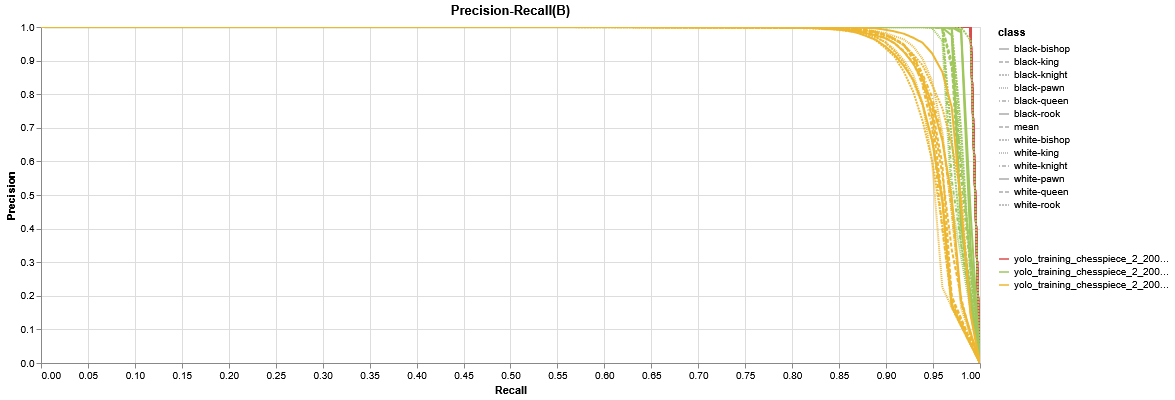
#> input picture LaTex/images/PR-runs-obj.png, 1175 x 400 px; its folder holds only this picture in this run
$ python main.py
#> lines starting #> are read from the running program, lines starting #| are printed output that depends on the picture; after the words box and inside, x2 and y2 are one past the last pixel; in counts of white or black regions, pixels touching at a corner belong together
### src/chessboard_localization/new_approach/lines.py
import cv2
from pathlib import Path
import numpy as np
from sklearn.cluster import KMeans, DBSCAN

import drawing as dw
import line_math as lm
from line_segment_linking import link_and_merge_segments_array
import quad_finder as qf


def get_lines(original_image, file_name):

    # dw.display_image_cv2(original_image, window_name=f"{file_name} -> original")

    grayscale_image = cv2.cvtColor(original_image, cv2.COLOR_BGR2GRAY)

    # dw.display_image_cv2(grayscale_image, window_name=f"{file_name} -> grayscale")

    blurred_bilateral_grayscale_image = cv2.bilateralFilter(
        grayscale_image, d=3, sigmaColor=75, sigmaSpace=75
    )

    # dw.display_image_cv2(blurred_bilateral_grayscale_image, window_name=f"{file_name} -> bilateral")

    threshold_value, thresholded_bilateral_image = cv2.threshold(
        blurred_bilateral_grayscale_image,
        thresh=0,
        maxval=255,
        type=cv2.THRESH_BINARY + cv2.THRESH_OTSU,
    )

    # dw.display_image_cv2(thresholded_bilateral_image, window_name=f"{file_name} -> otsu")

    canny_image = cv2.Canny(
        blurred_bilateral_grayscale_image,
        threshold1=300,  # lower hysteresis threshold
        threshold2=600,  # upper hysteresis threshold,
        apertureSize=3,  # sobel kernel size
        L2gradient=True,  # false = l1 norm (faster), true = l2 norm (more accurate)
    )

    # dw.display_image_cv2(canny_image, window_name="canny")

    dilated_image = cv2.dilate(canny_image, np.ones((7, 7), np.uint8), iterations=1)

    # dw.display_image_cv2(dilated_image, window_name=f"{file_name} -> dilation")

    hough_lines = cv2.HoughLinesP(
        dilated_image,
        rho=1,
        theta=np.pi / 180,
        threshold=500,
        minLineLength=100,
        maxLineGap=150,
    )

    hough_lines = np.array(hough_lines).squeeze()

    lines_image = np.zeros(grayscale_image.shape, np.uint8)

    for line in hough_lines:
        x1, y1, x2, y2 = line
        cv2.line(
            lines_image, pt1=(x1, y1), pt2=(x2, y2), color=(255, 255, 255), thickness=4
        )

    # dw.display_image_cv2(lines_image, window_name=f"{file_name} -> lines")

    return hough_lines, lines_image


# [136 lines left out: functions cluster_lines, filter_lines_duplicates, merge_close_segments, find_segment_intersections, get_squares, not called in this run]

### src/chessboard_localization/new_approach/drawing.py
import cv2
import pyautogui

COLOR_PALETTE = [
    (255, 0, 0),  # Blue
    (0, 0, 255),  # Red
    (0, 255, 0),  # Green
    (255, 255, 0),  # Cyan
    (255, 0, 255),  # Magenta
    (0, 255, 255),  # Yellow
    (128, 0, 255),  # Purple
    (0, 128, 255),  # Orange-ish
    (255, 128, 0),  # Light Orange
    (0, 255, 128),  # Mint
]

def display_image_cv2(image: cv2.typing.MatLike, window_name, max_height=1024, max_width=1024):
    img_height, img_width = image.shape[:2]

    scale_width = max_width / img_width
    scale_height = max_height / img_height

    scale_factor = min(scale_width, scale_height)

    new_width = int(img_width * scale_factor)
    new_height = int(img_height * scale_factor)

    cv2.namedWindow(window_name, cv2.WINDOW_NORMAL)
    cv2.resizeWindow(window_name, new_width, new_height)
    cv2.imshow(window_name, image)

    screen_width, screen_height = pyautogui.size()

    pos_x = (screen_width - new_width) // 2
    pos_y = (screen_height - new_height) // 2

    cv2.moveWindow(window_name, pos_x, pos_y)

    cv2.waitKey(0)
    cv2.destroyWindow(window_name)

# [54 lines left out: functions create_image_with_points, create_image_with_segments, create_image_with_quads, not called in this run]

### src/chessboard_localization/new_approach/main.py
from pathlib import Path
import lines
import cv2
import drawing as dw
import line_math as lm
import numpy as np

# [42 lines left out: function process_lines, not called in this run]

def process_contours(file_path):
    original_image = cv2.imread(file_path)
    img_height, img_width = original_image.shape[:2]
    black_image = np.zeros(original_image.shape, np.uint8)

    file_name = Path(file_path).name
    #dw.display_image_cv2(original_image, window_name=f"{file_name} -> original")

    segments, lines_image = lines.get_lines(original_image, file_name)
    #dw.display_image_cv2(lines_image, window_name=f"{file_name} -> segments")

    board_contours, hierarchy = cv2.findContours(
        lines_image, cv2.RETR_TREE, cv2.CHAIN_APPROX_SIMPLE
    )

    contours_image = np.zeros(lines_image.shape, np.uint8)
    cv2.drawContours(contours_image, board_contours, -1, (255, 255, 255), 3)
    dw.display_image_cv2(contours_image, window_name=f"{file_name} -> contours")


def process_all_images():
    rootdir = Path("data/chessred2k/images")
    file_list = [f for f in rootdir.glob("**/*") if f.is_file()]

    for file_path in file_list:
       process_contours(file_path)
#> in process_contours, original_image is the input picture: shape (400, 1175, 3); mean B, G, R 247, 249.4, 249.9
#> in get_lines, `grayscale_image = cv2.cvtColor(original_image, cv2.COLOR_BGR2GRAY)`:
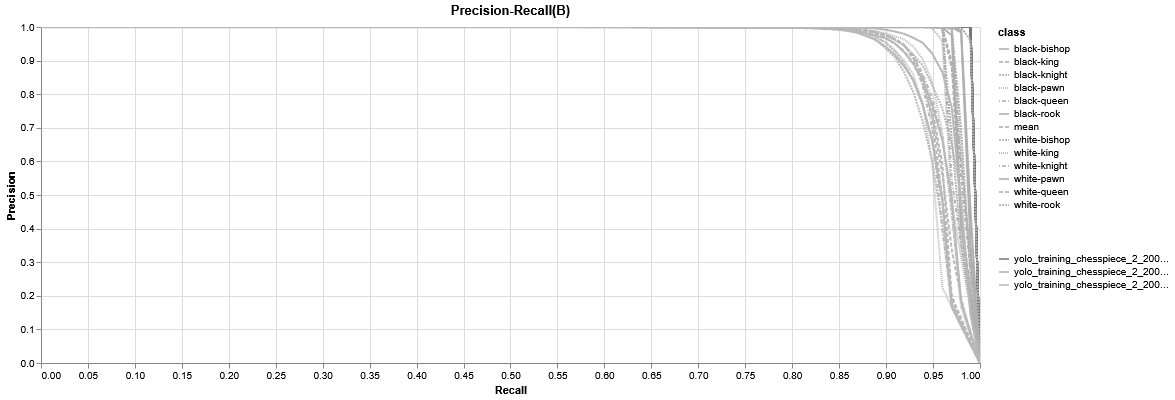
#> grayscale_image: shape (400, 1175); min 0, max 255, mean 249.3
#> in get_lines, `threshold_value, thresholded_bilateral_image = cv2.threshold( blurred_..`:
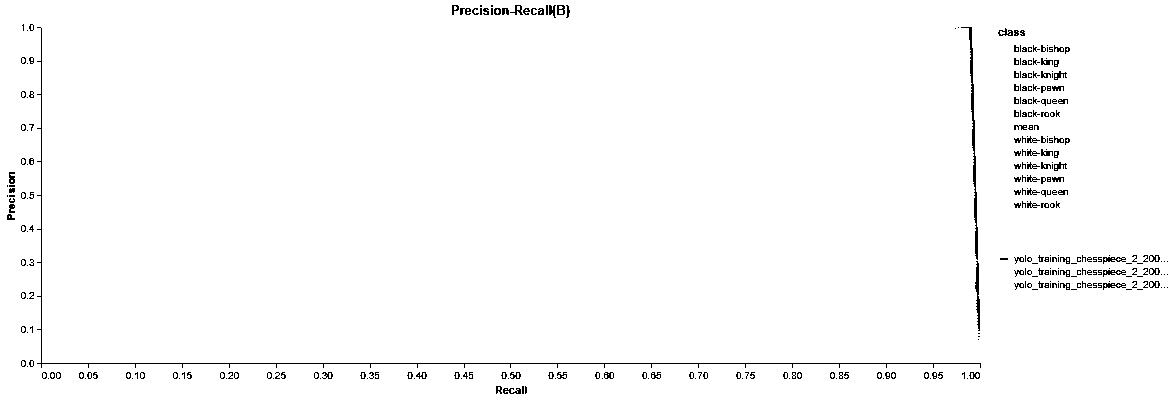
#> thresholded_bilateral_image: shape (400, 1175); 98.3% white; black in thin lines or dots
#> in get_lines, `threshold_value, thresholded_bilateral_image = cv2.threshold( blurred_..`: threshold_value = 170
#> in get_lines, `canny_image = cv2.Canny( blurred_bilateral_grayscale_image, threshold1..`:
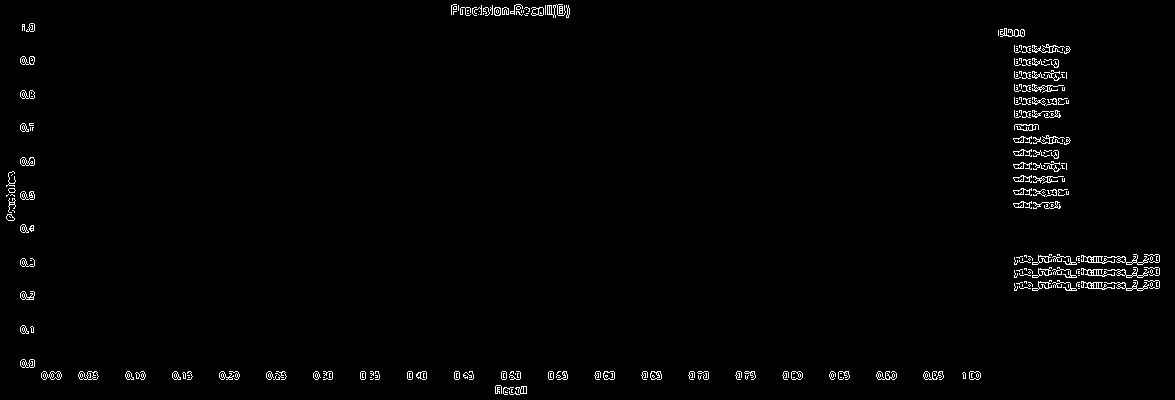
#> canny_image: shape (400, 1175); 1.4% white in thin lines or dots
#> in get_lines, `dilated_image = cv2.dilate(canny_image, np.ones((7, 7), np.uint8), ite..`:
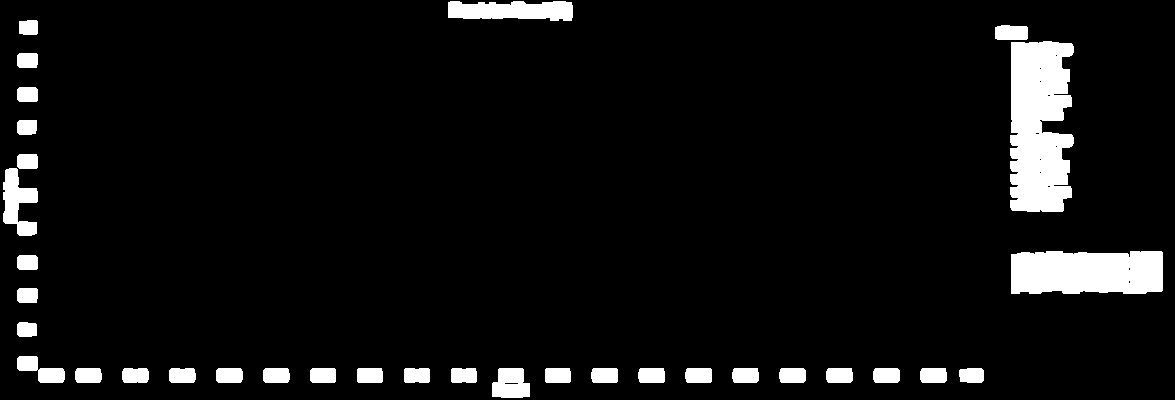
#> dilated_image: shape (400, 1175); 6.5% white; 34 white regions, largest, box (x1, y1, x2, y2) and area: (1010, 41, 1074, 212) 9298, (1011, 251, 1163, 294) 6157, (448, 1, 573, 21) 2050
#> in get_lines, `hough_lines = cv2.HoughLinesP( dilated_image, rho=1, theta=np.pi / 180..`: hough_lines = 13 rows, first 6: [38, 373, 983, 373], [38, 375, 983, 375], [38, 377, 983, 377], [19, 370, 983, 370], [38, 374, 983, 374], [38, 376, 983, 376]
#> the loop in get_lines, `for line in hough_lines:` made 13 passes
#> (x1, y1, x2, y2) on passes 1 to 12: (38, 373, 983, 373), (38, 375, 983, 375), (38, 377, 983, 377), (19, 370, 983, 370), (38, 374, 983, 374), (38, 376, 983, 376), (18, 369, 982, 369), (38, 371, 983, 371), (38, 372, 983, 372), (38, 379, 983, 379), (38, 378, 983, 378), (38, 380, 983, 380)
#> after the loop in get_lines, `for line in hough_lines:`:
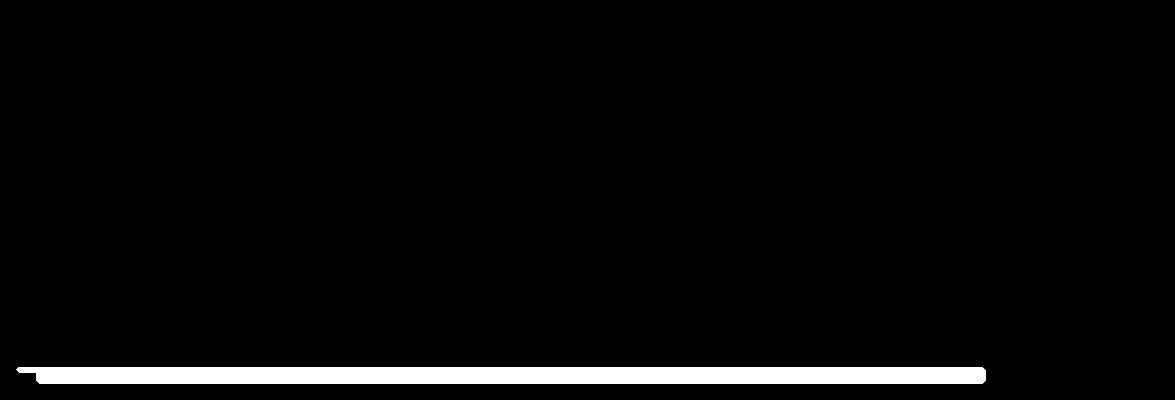
#> lines_image: shape (400, 1175); 3.5% white; 1 white region
#> in process_contours, `segments, lines_image = lines.get_lines(original_image, file_name)`: segments has the same summary as hough_lines in get_lines
#> in process_contours, `board_contours, hierarchy = cv2.findContours( lines_image, cv2.RETR_TR..`: board_contours = 1 contour; box (x1, y1, x2, y2) and area: (16, 367, 986, 384) 15264
#> in process_contours, `cv2.drawContours(contours_image, board_contours, -1, (255, 255, 255), 3)`:
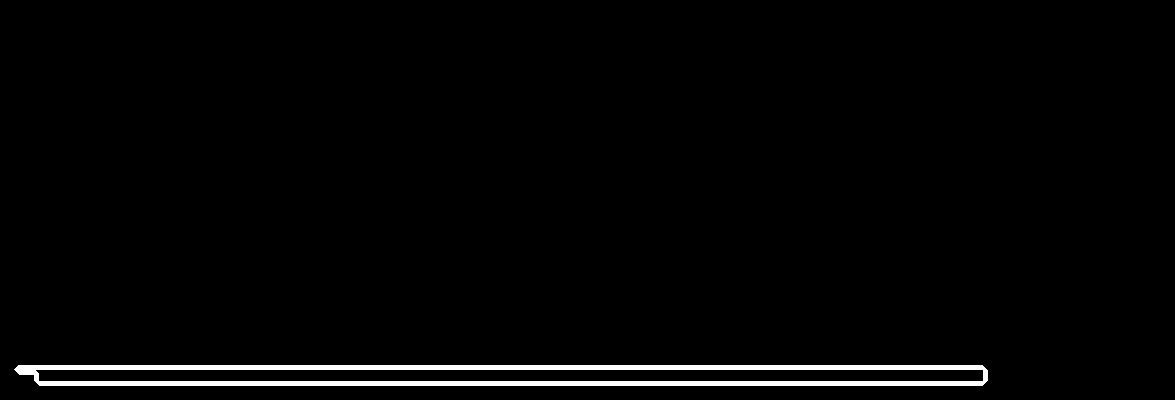
#> contours_image: shape (400, 1175); 2.1% white; 1 white region, box (x1, y1, x2, y2) and area: (14, 365, 988, 386) 9774

def process_single_image():
    file_path = Path("data/chessred2k/images/0/G000_IMG011.jpg")
    process_contours(file_path)

if __name__ == "__main__":
#> (the run stopped early here; a loop or call above may not have finished)
